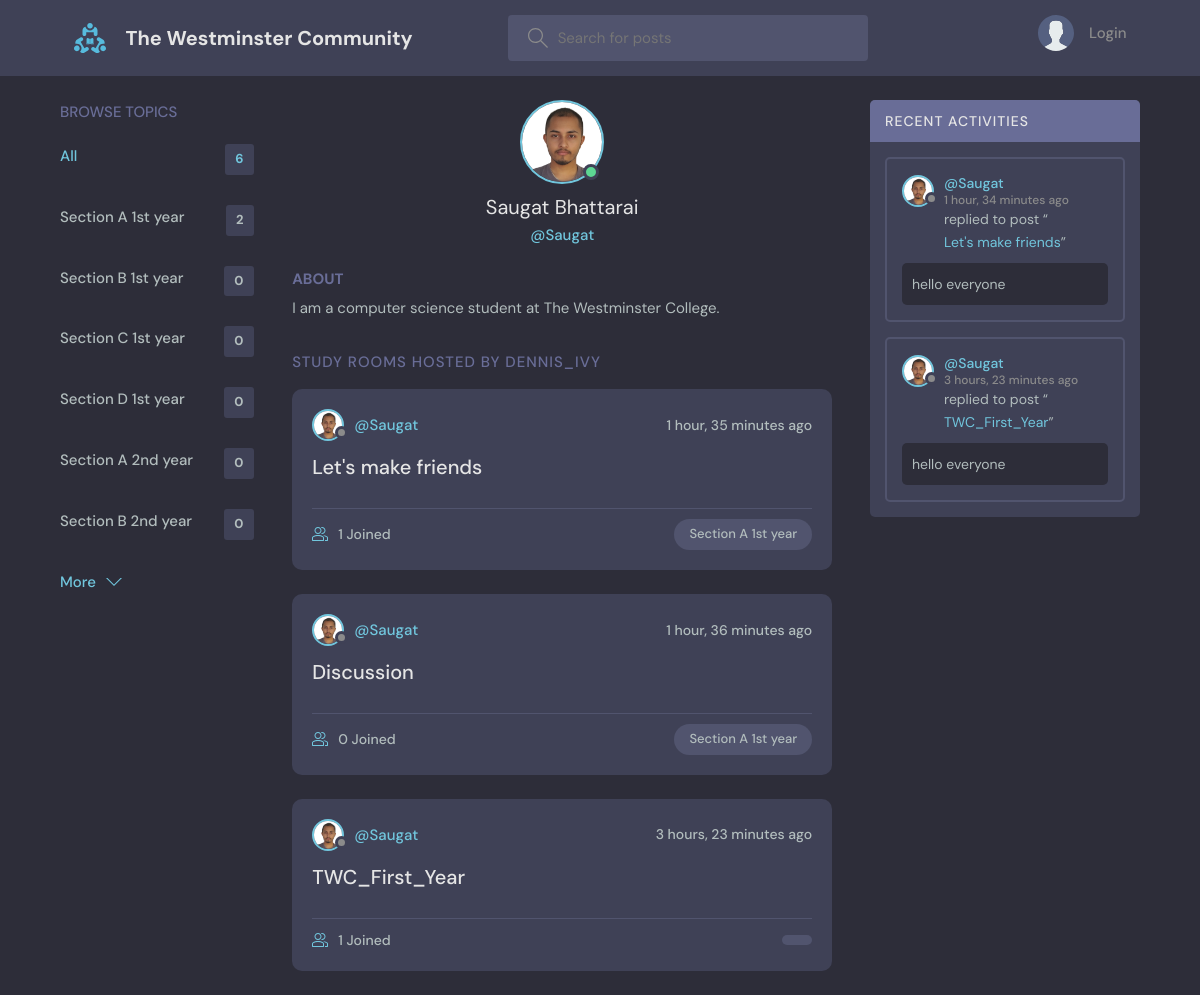
Page /profile/1/ on the committed database.
### base/models.py (models this page shows, shortened)
class Topic(models.Model):
    name = models.CharField(max_length=200)

class User(AbstractUser):
    name = models.CharField(max_length=200, null=True)
    email = models.EmailField(unique=True, null=True)
    bio = models.TextField(null=True)
    avatar = models.ImageField(null=True, default="avatar.svg")
    USERNAME_FIELD = 'email'
    REQUIRED_FIELDS = []

class Room(models.Model):
    host = models.ForeignKey(User, on_delete=models.SET_NULL, null=True)
    topic = models.ForeignKey(Topic, on_delete=models.SET_NULL, null=True)
    name = models.CharField(max_length=200)
    description = models.TextField(null=True, blank=True)
    participants = models.ManyToManyField(
        User, related_name='participants', blank=True)
    updated = models.DateTimeField(auto_now=True)
    created = models.DateTimeField(auto_now_add=True)
    class Meta:
        ordering = ['-updated', '-created']
    def __str__(self):
        return self.name

class Message(models.Model):
    user = models.ForeignKey(User, on_delete=models.CASCADE)
    room = models.ForeignKey(Room, on_delete=models.CASCADE)
    body = models.TextField()
    updated = models.DateTimeField(auto_now=True)
    created = models.DateTimeField(auto_now_add=True)
    class Meta:
        ordering = ['-updated', '-created']

### base/views.py (the view)
# urls.py: path('profile/<str:pk>/', views.userProfile, name="user-profile"),
def userProfile(request, pk):
    user = User.objects.get(id=pk)
    rooms = user.room_set.all()
    room_messages = user.message_set.all()
    topics = Topic.objects.all()
    context = {'user': user, 'rooms': rooms,
               'room_messages': room_messages, 'topics': topics}
    return render(request, 'base/profile.html', context)

### base/templates/base/profile.html (shortened to what this page needs)
{% extends 'main.html' %}
{% block content %}
<main class="profile-page layout layout--3">
  <div class="container">
    {% include 'base/topics_component.html' %}
    <div class="roomList">
      <div class="profile">
        <div class="profile__avatar">
          <div class="avatar avatar--large active">
            <img src="{{user.avatar.url}}" />
          </div>
        </div>
        <div class="profile__info">
          <h3>{{user.name}}</h3>
          <p>@{{user.username}}</p>
        </div>
        <div class="profile__about">
          <h3>About</h3>
          <p>
            {{user.bio}}
          </p>
        </div>
      </div>
      <div class="roomList__header">
        <div>
          <h2>Study Rooms Hosted by dennis_ivy</a>
          </h2>
        </div>
      </div>
      {% include 'base/feed_component.html' %}
    </div>
    {% include 'base/activity_component.html' %}
  </div>
</main>
{% endblock content %}

### templates/main.html (shortened to what this page needs)
<!DOCTYPE html>
{% load static %}
<html lang="en">
<head>
    <link rel="stylesheet" href="{% static 'styles/style.css' %}" />
</head>
<body>
    {% include 'navbar.html' %}
    {% block content %}
    {% endblock %}
</body>
</html>

### templates/navbar.html (shortened to what this page needs)
{% load static %}
<header class="header header--loggedIn">
    <div class="container">
        <a href="{% url 'home' %}" class="header__logo">
            <img src="{% static 'images/logo.svg' %}" />
            <h1>The Westminster Community</h1>
        </a>
        <form class="header__search" method="GET" action="{% url 'home' %}">
            <label>
                <input name="q" placeholder="Search for posts" />
            </label>
        </form>
        <nav class="header__menu">
            {% if request.user.is_authenticated %}
            <div class="header__user">
                <a href="{% url 'update-user' %}">
                    <div class="avatar avatar--medium active">
                        <img src="{{request.user.avatar.url}}" />
                    </div>
                    <p>{{request.user.username}} <span>@{{request.user.username}}</span></p>
                </a>
                <button class="dropdown-button">
                    <svg version="1.1" xmlns="http://www.w3.org/2000/svg" width="32" height="32" viewBox="0 0 32 32">
                        <title>chevron-down</title>
                        <path d="M16 21l-13-13h-3l16 16 16-16h-3l-13 13z"></path>
                    </svg>
                </button>
            </div>
            {% else %}
            <a href="{% url 'login' %}">
                <img src="{% static 'images/avatar.svg' %}" />
                <p>Login</p>
            </a>
            {% endif %}
        </nav>
    </div>
</header>

### base/templates/base/topics_component.html
<div class="topics">
    <div class="topics__header">
        <h2>Browse Topics</h2>
    </div>
    <ul class="topics__list">
        <li>
            <a href="{% url 'home' %}" class="active">All <span>{{topics.count}}</span></a>
        </li>
        {% for topic in topics %}
        <li>
            <a href="{% url 'home' %}?q={{topic.name}}">{{topic.name}}<span>{{topic.room_set.all.count}}</span></a>
        </li>
        {% endfor %}
    </ul>
    <a class="btn btn--link" href="{% url 'topics' %}">
        More
        <svg version="1.1" xmlns="http://www.w3.org/2000/svg" width="32" height="32" viewBox="0 0 32 32">
            <title>chevron-down</title>
            <path d="M16 21l-13-13h-3l16 16 16-16h-3l-13 13z"></path>
        </svg>
    </a>
</div>

### base/templates/base/feed_component.html (shortened to what this page needs)
{% for room in rooms %}
<div class="roomListRoom">
    <div class="roomListRoom__header">
        <a href="{% url 'user-profile' room.host.id %}" class="roomListRoom__author">
            <div class="avatar avatar--small">
                <img src="{{room.host.avatar.url}}" />
            </div>
            <span>@{{room.host.username}}</span>
        </a>
        <div class="roomListRoom__actions">
            <span>{{room.created|timesince}} ago</span>
        </div>
    </div>
    <div class="roomListRoom__content">
        <a href="{% url 'room' room.id %}">{{room.name}}</a>
    </div>
    <div class="roomListRoom__meta">
        <a href="{% url 'room' room.id %}" class="roomListRoom__joined">
            {{room.participants.all.count}} Joined
        </a>
        <p class="roomListRoom__topic">{{room.topic.name}}</p>
    </div>
</div>
{% endfor %}

### base/templates/base/activity_component.html (shortened to what this page needs)
<div class="activities">
    <div class="activities__header">
        <h2>Recent Activities</h2>
    </div>
    {% for message in room_messages %}
    <div class="activities__box">
        <div class="activities__boxHeader roomListRoom__header">
            <a href="{% url 'user-profile' message.user.id %}" class="roomListRoom__author">
                <div class="avatar avatar--small">
                    <img src="{{message.user.avatar.url}}" />
                </div>
                <p>
                    @{{message.user.username}}
                    <span>{{message.created|timesince}} ago</span>
                </p>
            </a>
        </div>
        <div class="activities__boxContent">
            <p>replied to post “<a href="{% url 'room' message.room.id %}">{{message.room}}</a>”</p>
            <div class="activities__boxRoomContent">{{message.body}}</div>
        </div>
    </div>
    {% endfor %}
</div>

### rows in the picture
Topic: name "Section A 1st year", room_set.all.count "2"
Topic: name "Section B 1st year", room_set.all.count "0"
Topic: name "Section C 1st year", room_set.all.count "0"
Topic: name "Section D 1st year", room_set.all.count "0"
Topic: name "Section A 2nd year", room_set.all.count "0"
Topic: name "Section B 2nd year", room_set.all.count "0"
User: avatar (picture), name "Saugat Bhattarai", username "Saugat", bio "I am a computer science student at The Westminster College."
Room: host.avatar (picture), host.username "Saugat", created "1 hour, 35 minutes", name "Let's make friends", participants.all.count "1", topic.name "Section A 1st year"
Room: host.avatar (picture), host.username "Saugat", created "1 hour, 36 minutes", name "Discussion", participants.all.count "0", topic.name "Section A 1st year"
Room: host.avatar (picture), host.username "Saugat", created "3 hours, 23 minutes", name "TWC_First_Year", participants.all.count "1"
Message: user.avatar (picture), user.username "Saugat", created "1 hour, 34 minutes", room "Let's make friends", body "hello everyone"
Message: user.avatar (picture), user.username "Saugat", created "3 hours, 23 minutes", room "TWC_First_Year", body "hello everyone"

### other values in the picture
{{ topics.count }} "6"
